Frame 1 (no input): blank canvas, image omitted
Frame 60 (the mouse pressed at the canvas centre just before this capture): blank canvas, image omitted
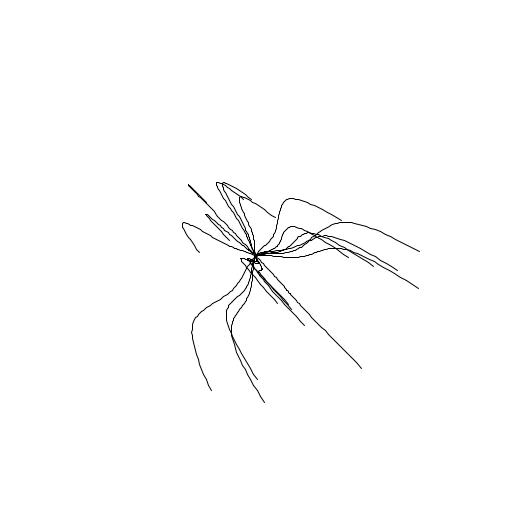
Frame 120 (the mouse held since frame 60 and released just before this capture)

The Processing sketch whose frames 1 and 60 were blank and that drew this single picture after the mouse press (run headless with seeded random() and noise(); from frame 60 on, the mouse is pressed at the canvas centre):

// Processing sketch: LineWalker
// ── LineWalker.pde
ArrayList<Particle> system;

void setup() {
  size(512, 512);
  background(255);
  system = new ArrayList<Particle>();
}

void draw() {
  for(Particle ps : system){
    if(ps.IsIN()){
    ps.display();
    ps.move();
    }
  }
  }
void mousePressed(){
  noiseSeed(10030);
  for(int i=0; i < 20; i++){
  system.add(new Particle(mouseX,mouseY));
  }
}

// ── Walker.pde

class Particle{
  float posX;
  float posY;
  float pposX;
  float pposY;
  float velx;
  float vely;
  
  Particle(float x, float y){
  pposX=x;
  pposY=y;
  posX=x;
  posY=y;
  velx = random(-2, 2);
  vely = random(-2, 2);
  }
  
  void display(){
    line(pposX,pposY,posX,posY);
    pposX = posX;
    pposY = posY;
  }
    
  boolean IsIN(){
    boolean True = true;
    boolean False = false;
    if((posX > width) || (posX < 0)){
      return False;}
    if((posY > height) || (posY < 0)){
      return False;}
     else{
       return True;}
  }
    
    
  void move(){
    velx += map(noise(velx * 0.005, vely * 0.005, millis() * 0.001), 0, 1, -1, 1);
    vely += map(noise(vely * 0.005, velx * 0.005, millis() * 0.001), 0, 1, -1, 1);
    posX += velx;
    posY += vely;
  }}
